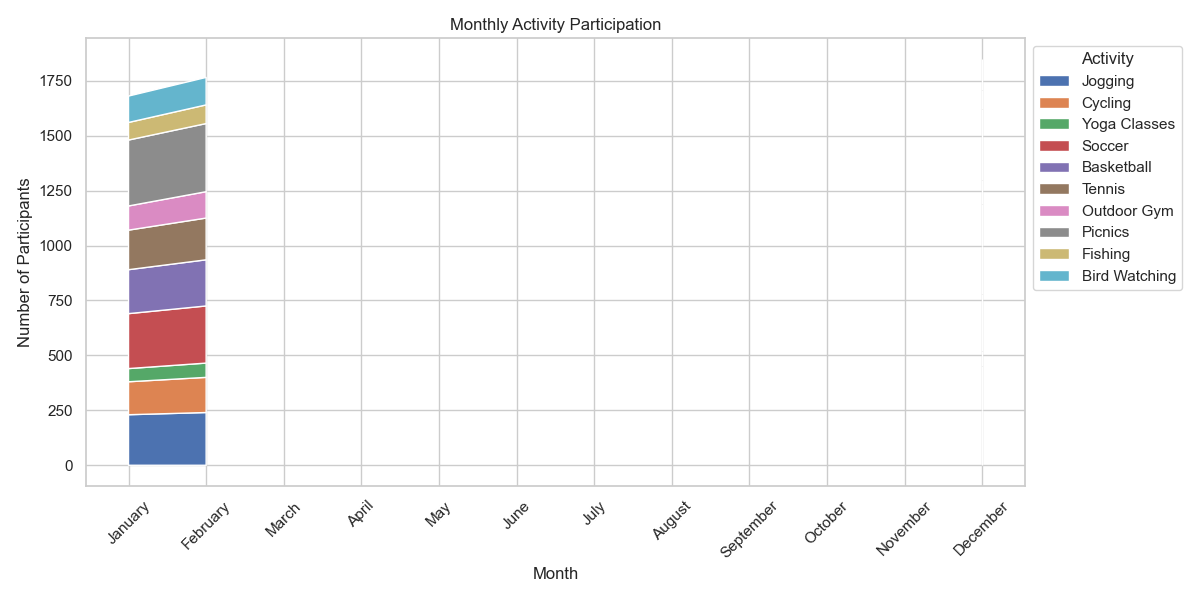

The script that drew this image:

import matplotlib.pyplot as plt
import pandas as pd
import seaborn as sns

# Provided data
data = [
    {'Month': 'January', 'Jogging': 230, 'Cycling': 150, 'Yoga Classes': 60, 'Soccer': 250, 'Basketball': 200, 'Tennis': 180, 'Outdoor Gym': 110, 'Picnics': 300, 'Fishing': 80, 'Bird Watching': 120},
    {'Month': 'February', 'Jogging': 240, 'Cycling': 160, 'Yoga Classes': 65, 'Soccer': 260, 'Basketball': 210, 'Tennis': 190, 'Outdoor Gym': 120, 'Picnics': 310, 'Fishing': 85, 'Bird Watching': 125},
    # ... (remaining data)
    {'Month': 'December', 'Jogging': 250, 'Cycling': 200, 'Yoga Classes': 70, 'Soccer': 260, 'Basketball': 220, 'Tennis': 190, 'Outdoor Gym': 110, 'Picnics': 320, 'Fishing': 90, 'Bird Watching': 140}
]

# Convert to DataFrame
df = pd.DataFrame(data)

# Set the index to the Month column to facilitate plotting
df.set_index('Month', inplace=True)

# Normalize month names to ensure they are plotted in temporal order
months_order = ['January', 'February', 'March', 'April', 'May', 'June', 'July', 'August', 'September', 'October', 'November', 'December']
df = df.reindex(months_order)

# Plotting each activity one on top of the other to create a stacked effect
fig, ax = plt.subplots(figsize=(12, 6))
activities = df.columns  # All columns except 'Month'

# Starting point for the stack
start = [0] * df.shape[0]

for activity in activities:
    ax.fill_between(df.index, start, start + df[activity].values, label=activity)
    # Update starting height for the next stack
    start += df[activity].values

# Customizing the plot
ax.set_title('Monthly Activity Participation')
ax.set_ylabel('Number of Participants')
ax.set_xlabel('Month')
ax.legend(loc='upper left', bbox_to_anchor=(1, 1), title='Activity')
plt.xticks(rotation=45)
plt.tight_layout()

# Show plot with a legend outside the axes
plt.show()
